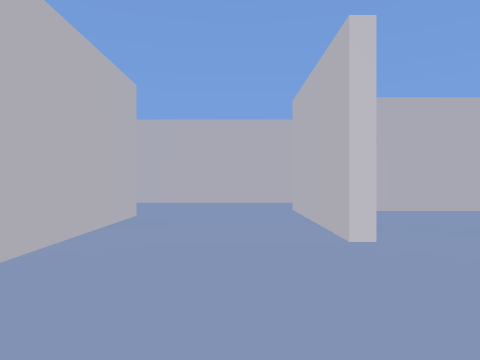
view 1 (above)

15 first-person views from a walk through a scene from a Unity 3-D project. The camera is 1.2 m above the floor, looks level and sees 75° across. The floor is counted in squares, 2 m on a side. Each view is taken from the middle of a square. On the plan, view 1 faces up. The plan holds only what a view shows up to about 9 squares ahead; the rest is blank. The player character is not drawn. Some animated figures are left out.

view 2
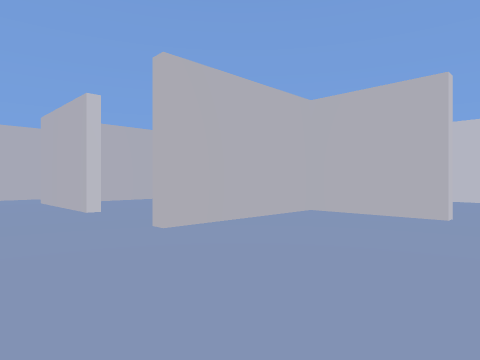

view 3
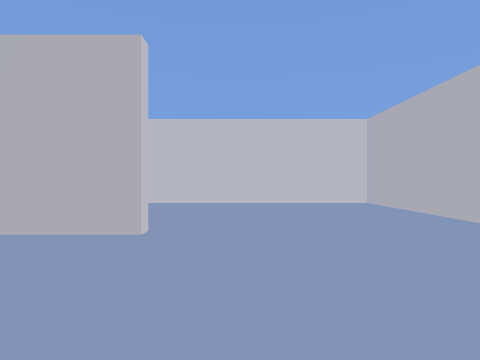

view 4
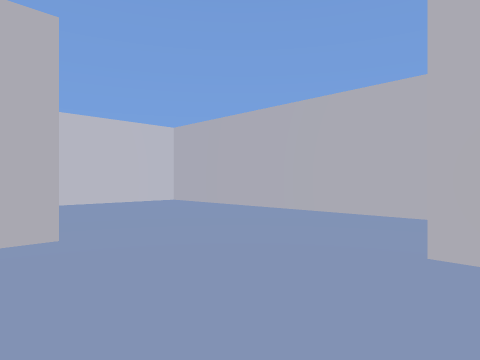

view 5
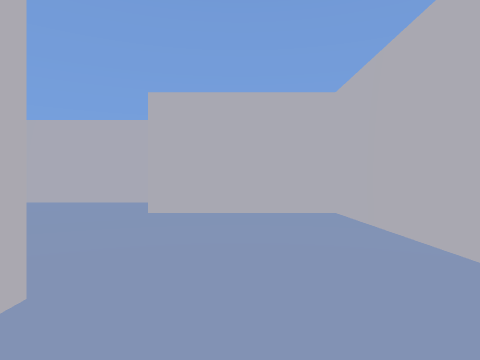

view 6
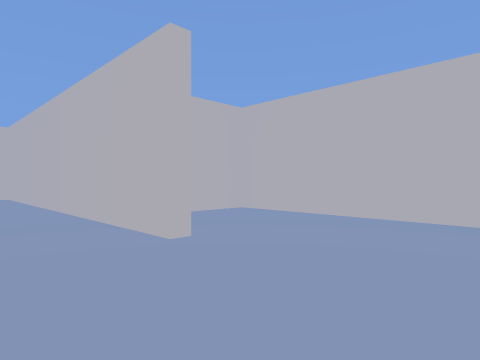

view 7
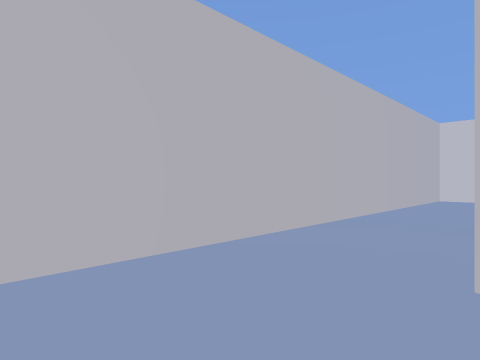

view 8
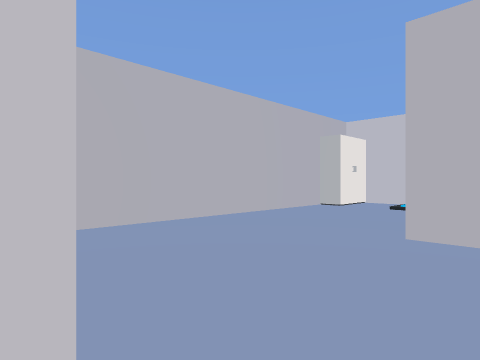

view 9
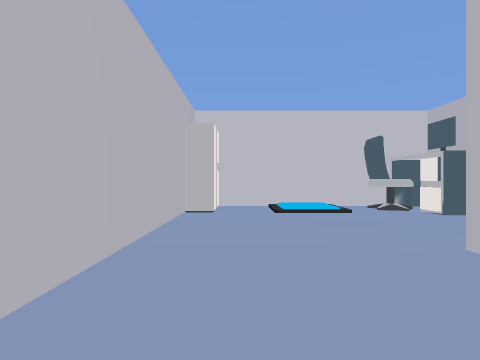

view 10
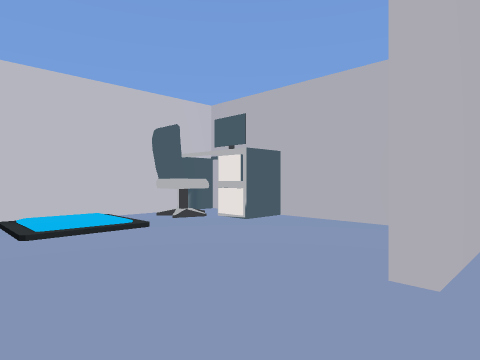

view 11
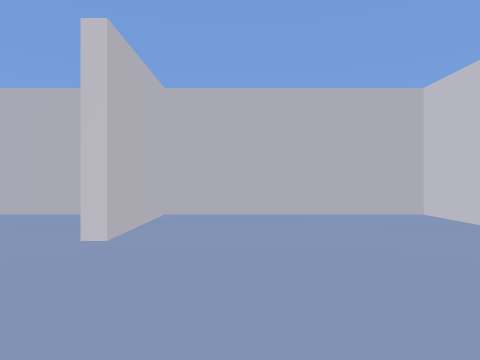

view 12
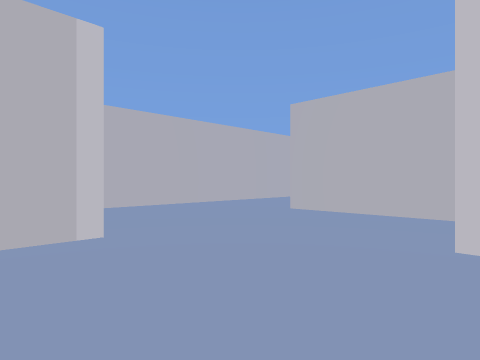

view 13
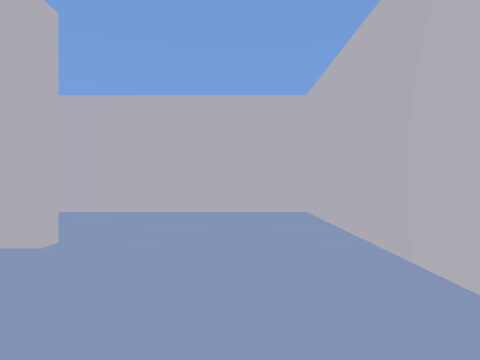

view 14
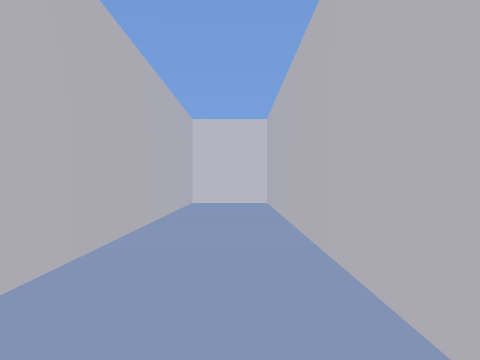

view 15
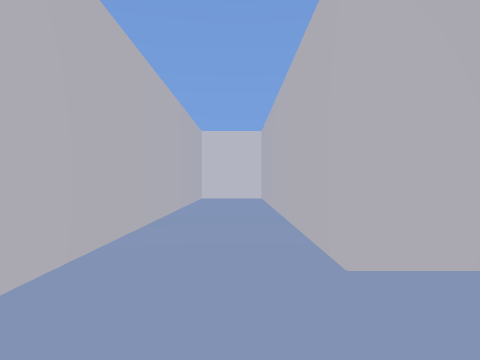

### Floor plan
Key: @ floor where view 1 was taken; # wall or solid block; . main floor; : floor 0.25 m higher than the main floor; / step, stairs or slope; O other object.
Columns run from 5 left of view 1 to 10 right of it. Each row starts with its distance up from view 1.
  9 ################
  8 #..............#
  7 #..............#
  6 #.....#######O##
  5 #..#..#........#
  4 #..#..#......:/#
  3 ## #......#..//#
  2    #......#../O
  1    #...######OO
  0    #.@....#....#
 -1    #......#....#
 -2    #...........#
 -3    #...........#
 -4    #####.......#
 -5        #.......#
 -6        #########

Where each view was taken, in squares from view 1:
view 1: 0 up, 0 right, facing up
view 2: 3 down, 1 left, facing up-right
view 3: 3 down, 1 right, facing right
view 4: 1 down, 1 right, facing down-right
view 5: 2 up, 0 right, facing down
view 6: 8 up, 0 right, facing down-left
view 7: 6 up, 1 left, facing up-right
view 8: 2 up, 1 right, facing up-right
view 9: 5 up, 2 right, facing right
view 10: 5 up, 4 right, facing down-right
view 11: 5 down, 6 right, facing up
view 12: 5 down, 5 right, facing up-left
view 13: 7 up, 1 right, facing left
view 14: 7 up, 1 right, facing right
view 15: 7 up, 1 left, facing right
